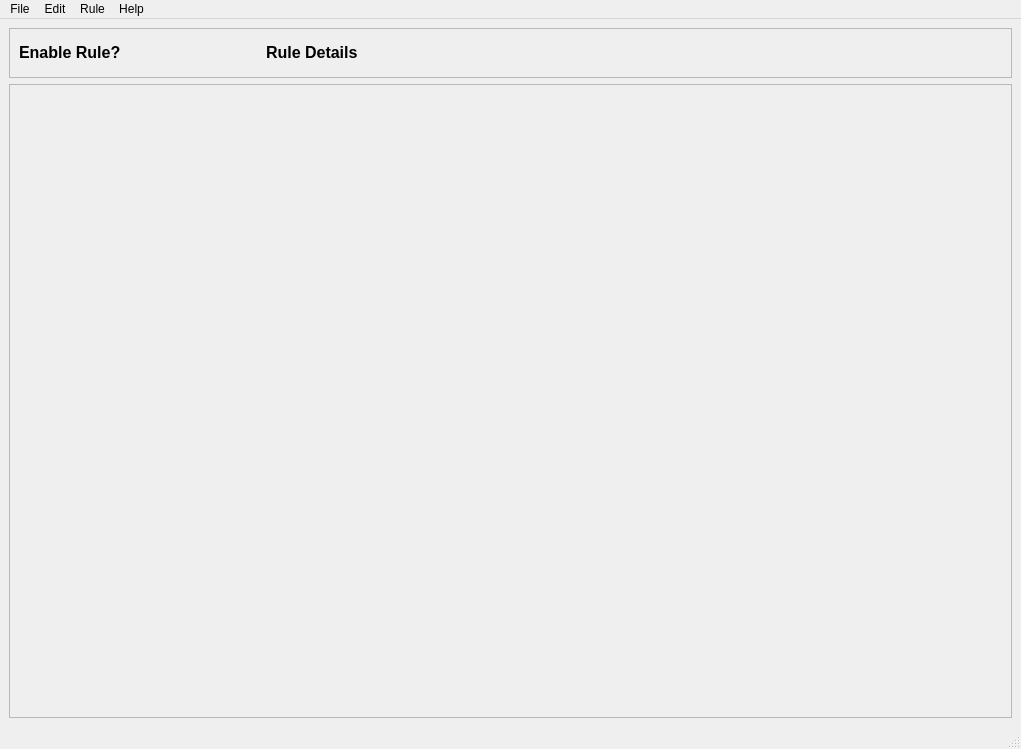
<?xml version="1.0" encoding="UTF-8"?>
<ui version="4.0">
 <class>MainWindow</class>
 <widget class="QMainWindow" name="MainWindow">
  <property name="geometry">
   <rect>
    <x>0</x>
    <y>0</y>
    <width>1021</width>
    <height>749</height>
   </rect>
  </property>
  <property name="windowTitle">
   <string>DYLAN</string>
  </property>
  <property name="autoFillBackground">
   <bool>false</bool>
  </property>
  <widget class="QWidget" name="centralwidget">
   <property name="sizePolicy">
    <sizepolicy hsizetype="Expanding" vsizetype="Expanding">
     <horstretch>0</horstretch>
     <verstretch>0</verstretch>
    </sizepolicy>
   </property>
   <property name="autoFillBackground">
    <bool>true</bool>
   </property>
   <property name="styleSheet">
    <string notr="true"/>
   </property>
   <layout class="QGridLayout" name="gridLayout_2">
    <item row="1" column="0">
     <widget class="QFrame" name="frame_2">
      <property name="minimumSize">
       <size>
        <width>0</width>
        <height>50</height>
       </size>
      </property>
      <property name="styleSheet">
       <string notr="true"/>
      </property>
      <property name="frameShape">
       <enum>QFrame::StyledPanel</enum>
      </property>
      <property name="frameShadow">
       <enum>QFrame::Raised</enum>
      </property>
      <layout class="QGridLayout" name="gridLayout_3">
       <item row="1" column="0">
        <widget class="QLabel" name="label_2">
         <property name="text">
          <string>&lt;!DOCTYPE HTML PUBLIC &quot;-//W3C//DTD HTML 4.0//EN&quot; &quot;http://www.w3.org/TR/REC-html40/strict.dtd&quot;&gt;
&lt;html&gt;&lt;head&gt;&lt;meta name=&quot;qrichtext&quot; content=&quot;1&quot; /&gt;&lt;style type=&quot;text/css&quot;&gt;
p, li { white-space: pre-wrap; }
&lt;/style&gt;&lt;/head&gt;&lt;body style=&quot; font-family:'Sans'; font-size:12pt; font-weight:400; font-style:normal;&quot;&gt;
&lt;p style=&quot; margin-top:0px; margin-bottom:0px; margin-left:0px; margin-right:0px; -qt-block-indent:0; text-indent:0px;&quot;&gt;&lt;span style=&quot; font-weight:600;&quot;&gt;Enable Rule?&lt;/span&gt;&lt;/p&gt;&lt;/body&gt;&lt;/html&gt;</string>
         </property>
        </widget>
       </item>
       <item row="1" column="1">
        <widget class="QLabel" name="label">
         <property name="text">
          <string>&lt;!DOCTYPE HTML PUBLIC &quot;-//W3C//DTD HTML 4.0//EN&quot; &quot;http://www.w3.org/TR/REC-html40/strict.dtd&quot;&gt;
&lt;html&gt;&lt;head&gt;&lt;meta name=&quot;qrichtext&quot; content=&quot;1&quot; /&gt;&lt;style type=&quot;text/css&quot;&gt;
p, li { white-space: pre-wrap; }
&lt;/style&gt;&lt;/head&gt;&lt;body style=&quot; font-family:'Sans'; font-size:12pt; font-weight:400; font-style:normal;&quot;&gt;
&lt;p style=&quot; margin-top:0px; margin-bottom:0px; margin-left:0px; margin-right:0px; -qt-block-indent:0; text-indent:0px;&quot;&gt;&lt;span style=&quot; font-weight:600;&quot;&gt;Rule Details&lt;/span&gt;&lt;/p&gt;&lt;/body&gt;&lt;/html&gt;</string>
         </property>
        </widget>
       </item>
       <item row="1" column="2">
        <widget class="QLabel" name="label_3">
         <property name="text">
          <string/>
         </property>
        </widget>
       </item>
       <item row="1" column="3">
        <widget class="QLabel" name="label_4">
         <property name="text">
          <string/>
         </property>
        </widget>
       </item>
      </layout>
     </widget>
    </item>
    <item row="2" column="0">
     <widget class="QScrollArea" name="scrollArea">
      <property name="sizePolicy">
       <sizepolicy hsizetype="Expanding" vsizetype="Expanding">
        <horstretch>0</horstretch>
        <verstretch>0</verstretch>
       </sizepolicy>
      </property>
      <property name="accessibleName">
       <string>DYLAN</string>
      </property>
      <property name="autoFillBackground">
       <bool>true</bool>
      </property>
      <property name="verticalScrollBarPolicy">
       <enum>Qt::ScrollBarAsNeeded</enum>
      </property>
      <property name="widgetResizable">
       <bool>true</bool>
      </property>
      <widget class="QWidget" name="scrollAreaWidgetContents">
       <property name="geometry">
        <rect>
         <x>0</x>
         <y>0</y>
         <width>1001</width>
         <height>620</height>
        </rect>
       </property>
       <layout class="QGridLayout" name="gridLayout"/>
      </widget>
     </widget>
    </item>
   </layout>
  </widget>
  <widget class="QMenuBar" name="menubar">
   <property name="geometry">
    <rect>
     <x>0</x>
     <y>0</y>
     <width>1021</width>
     <height>28</height>
    </rect>
   </property>
   <widget class="QMenu" name="menuFile">
    <property name="title">
     <string>File</string>
    </property>
    <addaction name="actionOpen"/>
    <addaction name="actionLog"/>
    <addaction name="separator"/>
    <addaction name="actionQuit"/>
   </widget>
   <widget class="QMenu" name="menuEdit">
    <property name="title">
     <string>Edit</string>
    </property>
   </widget>
   <widget class="QMenu" name="menuRim">
    <property name="title">
     <string>Rule</string>
    </property>
    <addaction name="actionRun_All"/>
    <addaction name="actionRun_Checked"/>
    <addaction name="actionRevert_Checked"/>
    <addaction name="actionEdit_Selected"/>
   </widget>
   <widget class="QMenu" name="menuHelp">
    <property name="title">
     <string>Help</string>
    </property>
    <addaction name="actionAbout"/>
   </widget>
   <addaction name="menuFile"/>
   <addaction name="menuEdit"/>
   <addaction name="menuRim"/>
   <addaction name="menuHelp"/>
  </widget>
  <widget class="QStatusBar" name="statusbar"/>
  <action name="actionOpen">
   <property name="text">
    <string>Open</string>
   </property>
  </action>
  <action name="actionLog">
   <property name="text">
    <string>Log</string>
   </property>
  </action>
  <action name="actionQuit">
   <property name="text">
    <string>Quit</string>
   </property>
   <property name="menuRole">
    <enum>QAction::QuitRole</enum>
   </property>
  </action>
  <action name="actionAbout">
   <property name="text">
    <string>About</string>
   </property>
  </action>
  <action name="actionRun_All">
   <property name="text">
    <string>Run All</string>
   </property>
  </action>
  <action name="actionRun_Checked">
   <property name="text">
    <string>Run Checked</string>
   </property>
  </action>
  <action name="actionRevert_Checked">
   <property name="text">
    <string>Revert Checked</string>
   </property>
  </action>
  <action name="actionEdit_Selected">
   <property name="text">
    <string>Edit Selected</string>
   </property>
  </action>
 </widget>
 <resources/>
 <connections/>
</ui>
